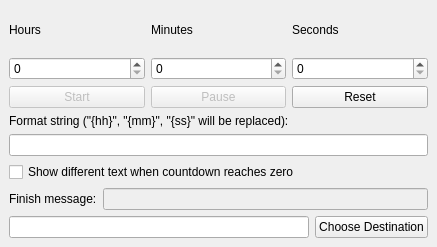
<?xml version="1.0" encoding="UTF-8"?>
<ui version="4.0">
 <class>MainWindow</class>
 <widget class="QMainWindow" name="MainWindow">
  <property name="geometry">
   <rect>
    <x>0</x>
    <y>0</y>
    <width>437</width>
    <height>247</height>
   </rect>
  </property>
  <property name="sizePolicy">
   <sizepolicy hsizetype="Fixed" vsizetype="Fixed">
    <horstretch>0</horstretch>
    <verstretch>0</verstretch>
   </sizepolicy>
  </property>
  <property name="windowTitle">
   <string>coder2countdown</string>
  </property>
  <widget class="QWidget" name="centralwidget">
   <layout class="QVBoxLayout" name="verticalLayout_4">
    <item>
     <layout class="QHBoxLayout" name="horizontalLayout_3">
      <item>
       <layout class="QVBoxLayout" name="verticalLayout">
        <item>
         <widget class="QLabel" name="label">
          <property name="text">
           <string>Hours</string>
          </property>
         </widget>
        </item>
        <item>
         <widget class="QSpinBox" name="hours_spinbox"/>
        </item>
       </layout>
      </item>
      <item>
       <layout class="QVBoxLayout" name="verticalLayout_2">
        <item>
         <widget class="QLabel" name="label_2">
          <property name="text">
           <string>Minutes</string>
          </property>
         </widget>
        </item>
        <item>
         <widget class="QSpinBox" name="minutes_spinbox">
          <property name="maximum">
           <number>59</number>
          </property>
         </widget>
        </item>
       </layout>
      </item>
      <item>
       <layout class="QVBoxLayout" name="verticalLayout_3">
        <item>
         <widget class="QLabel" name="label_3">
          <property name="text">
           <string>Seconds</string>
          </property>
         </widget>
        </item>
        <item>
         <widget class="QSpinBox" name="seconds_spinbox">
          <property name="maximum">
           <number>59</number>
          </property>
         </widget>
        </item>
       </layout>
      </item>
     </layout>
    </item>
    <item>
     <layout class="QHBoxLayout" name="horizontalLayout">
      <item>
       <widget class="QPushButton" name="start_button">
        <property name="enabled">
         <bool>false</bool>
        </property>
        <property name="text">
         <string>Start</string>
        </property>
       </widget>
      </item>
      <item>
       <widget class="QPushButton" name="pause_button">
        <property name="enabled">
         <bool>false</bool>
        </property>
        <property name="text">
         <string>Pause</string>
        </property>
       </widget>
      </item>
      <item>
       <widget class="QPushButton" name="reset_button">
        <property name="text">
         <string>Reset</string>
        </property>
       </widget>
      </item>
     </layout>
    </item>
    <item>
     <layout class="QVBoxLayout" name="verticalLayout_5">
      <item>
       <widget class="QLabel" name="label_4">
        <property name="text">
         <string>Format string (&quot;{hh}&quot;, &quot;{mm}&quot;, &quot;{ss}&quot; will be replaced):</string>
        </property>
       </widget>
      </item>
      <item>
       <widget class="QLineEdit" name="format_string_edit"/>
      </item>
      <item>
       <widget class="QCheckBox" name="finish_message_checkbox">
        <property name="text">
         <string>Show different text when countdown reaches zero</string>
        </property>
       </widget>
      </item>
      <item>
       <layout class="QHBoxLayout" name="horizontalLayout_4">
        <item>
         <widget class="QLabel" name="label_5">
          <property name="text">
           <string>Finish message:</string>
          </property>
         </widget>
        </item>
        <item>
         <widget class="QLineEdit" name="finish_message_edit">
          <property name="enabled">
           <bool>false</bool>
          </property>
         </widget>
        </item>
       </layout>
      </item>
     </layout>
    </item>
    <item>
     <layout class="QHBoxLayout" name="horizontalLayout_2">
      <item>
       <widget class="QLineEdit" name="filename_edit">
        <property name="enabled">
         <bool>true</bool>
        </property>
        <property name="minimumSize">
         <size>
          <width>300</width>
          <height>0</height>
         </size>
        </property>
        <property name="readOnly">
         <bool>true</bool>
        </property>
       </widget>
      </item>
      <item>
       <widget class="QPushButton" name="destination_button">
        <property name="text">
         <string>Choose Destination</string>
        </property>
       </widget>
      </item>
     </layout>
    </item>
   </layout>
  </widget>
 </widget>
 <resources/>
 <connections>
  <connection>
   <sender>hours_spinbox</sender>
   <signal>valueChanged(int)</signal>
   <receiver>MainWindow</receiver>
   <slot>on_spinbox_valueChanged(int)</slot>
   <hints>
    <hint type="sourcelabel">
     <x>77</x>
     <y>45</y>
    </hint>
    <hint type="destinationlabel">
     <x>218</x>
     <y>76</y>
    </hint>
   </hints>
  </connection>
  <connection>
   <sender>minutes_spinbox</sender>
   <signal>valueChanged(int)</signal>
   <receiver>MainWindow</receiver>
   <slot>on_spinbox_valueChanged(int)</slot>
   <hints>
    <hint type="sourcelabel">
     <x>193</x>
     <y>45</y>
    </hint>
    <hint type="destinationlabel">
     <x>217</x>
     <y>230</y>
    </hint>
   </hints>
  </connection>
  <connection>
   <sender>seconds_spinbox</sender>
   <signal>valueChanged(int)</signal>
   <receiver>MainWindow</receiver>
   <slot>on_spinbox_valueChanged(int)</slot>
   <hints>
    <hint type="sourcelabel">
     <x>334</x>
     <y>49</y>
    </hint>
    <hint type="destinationlabel">
     <x>308</x>
     <y>246</y>
    </hint>
   </hints>
  </connection>
  <connection>
   <sender>finish_message_checkbox</sender>
   <signal>toggled(bool)</signal>
   <receiver>MainWindow</receiver>
   <slot>on_finish_message_checkbox_toggled(bool)</slot>
   <hints>
    <hint type="sourcelabel">
     <x>51</x>
     <y>163</y>
    </hint>
    <hint type="destinationlabel">
     <x>278</x>
     <y>469</y>
    </hint>
   </hints>
  </connection>
  <connection>
   <sender>format_string_edit</sender>
   <signal>textChanged(QString)</signal>
   <receiver>MainWindow</receiver>
   <slot>on_format_string_changed(QString)</slot>
   <hints>
    <hint type="sourcelabel">
     <x>103</x>
     <y>129</y>
    </hint>
    <hint type="destinationlabel">
     <x>282</x>
     <y>430</y>
    </hint>
   </hints>
  </connection>
 </connections>
 <slots>
  <slot>on_spinbox_valueChanged(int)</slot>
  <slot>on_finish_message_checkbox_toggled(bool)</slot>
  <slot>on_format_string_changed(QString)</slot>
 </slots>
</ui>
